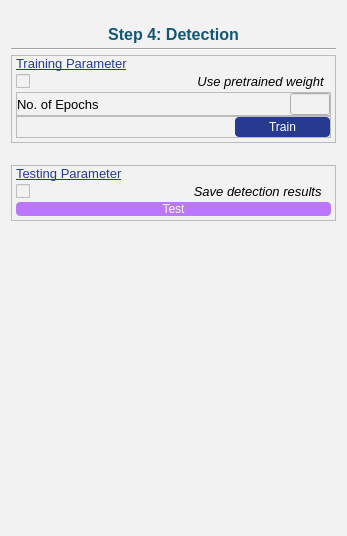
          <widget class="QWidget" name="detection_Page">
           <property name="styleSheet">
            <string notr="true">background-color:#f2f2f2;</string>
           </property>
           <layout class="QVBoxLayout" name="verticalLayout_23">
            <property name="spacing">
             <number>4</number>
            </property>
            <property name="topMargin">
             <number>25</number>
            </property>
            <property name="bottomMargin">
             <number>0</number>
            </property>
            <item>
             <widget class="QLabel" name="step4_Label">
              <property name="maximumSize">
               <size>
                <width>16777215</width>
                <height>20</height>
               </size>
              </property>
              <property name="font">
               <font>
                <family>Arial</family>
                <pointsize>12</pointsize>
                <weight>75</weight>
                <bold>true</bold>
               </font>
              </property>
              <property name="styleSheet">
               <string notr="true">color:#125872;</string>
              </property>
              <property name="text">
               <string>Step 4: Detection</string>
              </property>
              <property name="alignment">
               <set>Qt::AlignCenter</set>
              </property>
             </widget>
            </item>
            <item>
             <widget class="Line" name="line_2">
              <property name="orientation">
               <enum>Qt::Horizontal</enum>
              </property>
             </widget>
            </item>
            <item>
             <widget class="QFrame" name="trainingParameters_Frame">
              <property name="maximumSize">
               <size>
                <width>16777215</width>
                <height>110</height>
               </size>
              </property>
              <property name="frameShape">
               <enum>QFrame::StyledPanel</enum>
              </property>
              <property name="frameShadow">
               <enum>QFrame::Raised</enum>
              </property>
              <layout class="QVBoxLayout" name="verticalLayout_24">
               <property name="spacing">
                <number>0</number>
               </property>
               <property name="leftMargin">
                <number>4</number>
               </property>
               <property name="topMargin">
                <number>0</number>
               </property>
               <property name="rightMargin">
                <number>4</number>
               </property>
               <property name="bottomMargin">
                <number>4</number>
               </property>
               <item>
                <widget class="QLabel" name="trainingParameter_Label">
                 <property name="maximumSize">
                  <size>
                   <width>16777215</width>
                   <height>20</height>
                  </size>
                 </property>
                 <property name="font">
                  <font>
                   <family>Arial</family>
                   <pointsize>10</pointsize>
                   <weight>50</weight>
                   <bold>false</bold>
                   <underline>true</underline>
                  </font>
                 </property>
                 <property name="styleSheet">
                  <string notr="true">color:#263B90;</string>
                 </property>
                 <property name="text">
                  <string>Training Parameter</string>
                 </property>
                </widget>
               </item>
               <item>
                <widget class="QCheckBox" name="pretrainedWeight_Checkbutton">
                 <property name="font">
                  <font>
                   <family>Arial</family>
                   <pointsize>10</pointsize>
                   <weight>50</weight>
                   <italic>true</italic>
                   <bold>false</bold>
                  </font>
                 </property>
                 <property name="text">
                  <string>                                             Use pretrained weight</string>
                 </property>
                </widget>
               </item>
               <item>
                <widget class="QFrame" name="frame_15">
                 <property name="frameShape">
                  <enum>QFrame::StyledPanel</enum>
                 </property>
                 <property name="frameShadow">
                  <enum>QFrame::Raised</enum>
                 </property>
                 <layout class="QHBoxLayout" name="horizontalLayout_17">
                  <property name="spacing">
                   <number>0</number>
                  </property>
                  <property name="leftMargin">
                   <number>0</number>
                  </property>
                  <property name="topMargin">
                   <number>0</number>
                  </property>
                  <property name="rightMargin">
                   <number>0</number>
                  </property>
                  <property name="bottomMargin">
                   <number>0</number>
                  </property>
                  <item>
                   <widget class="QLabel" name="detection_no_ofEpochs_Label">
                    <property name="font">
                     <font>
                      <family>Arial</family>
                      <pointsize>10</pointsize>
                     </font>
                    </property>
                    <property name="text">
                     <string>No. of Epochs</string>
                    </property>
                   </widget>
                  </item>
                  <item>
                   <widget class="QLineEdit" name="detectionEpoch_Entry">
                    <property name="maximumSize">
                     <size>
                      <width>40</width>
                      <height>16777215</height>
                     </size>
                    </property>
                   </widget>
                  </item>
                 </layout>
                </widget>
               </item>
               <item>
                <widget class="QFrame" name="frame_22">
                 <property name="frameShape">
                  <enum>QFrame::StyledPanel</enum>
                 </property>
                 <property name="frameShadow">
                  <enum>QFrame::Raised</enum>
                 </property>
                 <layout class="QHBoxLayout" name="horizontalLayout_18">
                  <property name="spacing">
                   <number>0</number>
                  </property>
                  <property name="leftMargin">
                   <number>0</number>
                  </property>
                  <property name="topMargin">
                   <number>0</number>
                  </property>
                  <property name="rightMargin">
                   <number>0</number>
                  </property>
                  <property name="bottomMargin">
                   <number>0</number>
                  </property>
                  <item>
                   <spacer name="horizontalSpacer_4">
                    <property name="orientation">
                     <enum>Qt::Horizontal</enum>
                    </property>
                    <property name="sizeType">
                     <enum>QSizePolicy::Fixed</enum>
                    </property>
                    <property name="sizeHint" stdset="0">
                     <size>
                      <width>218</width>
                      <height>20</height>
                     </size>
                    </property>
                   </spacer>
                  </item>
                  <item>
                   <widget class="QPushButton" name="detectionTrainButton">
                    <property name="maximumSize">
                     <size>
                      <width>16777215</width>
                      <height>30</height>
                     </size>
                    </property>
                    <property name="styleSheet">
                     <string notr="true">QPushButton{
	color:white;
	background-color:#263B90;
	border-radius:4px;
}</string>
                    </property>
                    <property name="text">
                     <string>Train</string>
                    </property>
                   </widget>
                  </item>
                 </layout>
                </widget>
               </item>
              </layout>
             </widget>
            </item>
            <item>
             <spacer name="verticalSpacer_10">
              <property name="orientation">
               <enum>Qt::Vertical</enum>
              </property>
              <property name="sizeType">
               <enum>QSizePolicy::Fixed</enum>
              </property>
              <property name="sizeHint" stdset="0">
               <size>
                <width>20</width>
                <height>18</height>
               </size>
              </property>
             </spacer>
            </item>
            <item>
             <widget class="QFrame" name="testingParameters_Frame">
              <property name="maximumSize">
               <size>
                <width>16777215</width>
                <height>100</height>
               </size>
              </property>
              <property name="frameShape">
               <enum>QFrame::StyledPanel</enum>
              </property>
              <property name="frameShadow">
               <enum>QFrame::Raised</enum>
              </property>
              <layout class="QVBoxLayout" name="verticalLayout_25">
               <property name="spacing">
                <number>0</number>
               </property>
               <property name="leftMargin">
                <number>4</number>
               </property>
               <property name="topMargin">
                <number>0</number>
               </property>
               <property name="rightMargin">
                <number>4</number>
               </property>
               <property name="bottomMargin">
                <number>4</number>
               </property>
               <item>
                <widget class="QLabel" name="testingParameterLabel">
                 <property name="maximumSize">
                  <size>
                   <width>16777215</width>
                   <height>20</height>
                  </size>
                 </property>
                 <property name="font">
                  <font>
                   <family>Arial</family>
                   <pointsize>10</pointsize>
                   <weight>50</weight>
                   <bold>false</bold>
                   <underline>true</underline>
                  </font>
                 </property>
                 <property name="styleSheet">
                  <string notr="true">color:#263B90;</string>
                 </property>
                 <property name="text">
                  <string>Testing Parameter</string>
                 </property>
                </widget>
               </item>
               <item>
                <widget class="QCheckBox" name="saveDetectionCheckbutton_debug">
                 <property name="font">
                  <font>
                   <family>Arial</family>
                   <pointsize>10</pointsize>
                   <italic>true</italic>
                  </font>
                 </property>
                 <property name="text">
                  <string>                                            Save detection results</string>
                 </property>
                </widget>
               </item>
               <item>
                <widget class="QPushButton" name="detection_testButton">
                 <property name="maximumSize">
                  <size>
                   <width>16777215</width>
                   <height>30</height>
                  </size>
                 </property>
                 <property name="styleSheet">
                  <string notr="true">QPushButton{
	color:white;
	background-color:#BA77FC;
	border-radius:4px;
}</string>
                 </property>
                 <property name="text">
                  <string>Test</string>
                 </property>
                </widget>
               </item>
              </layout>
             </widget>
            </item>
            <item>
             <spacer name="verticalSpacer_5">
              <property name="orientation">
               <enum>Qt::Vertical</enum>
              </property>
              <property name="sizeType">
               <enum>QSizePolicy::Fixed</enum>
              </property>
              <property name="sizeHint" stdset="0">
               <size>
                <width>20</width>
                <height>315</height>
               </size>
              </property>
             </spacer>
            </item>
           </layout>
          </widget>
